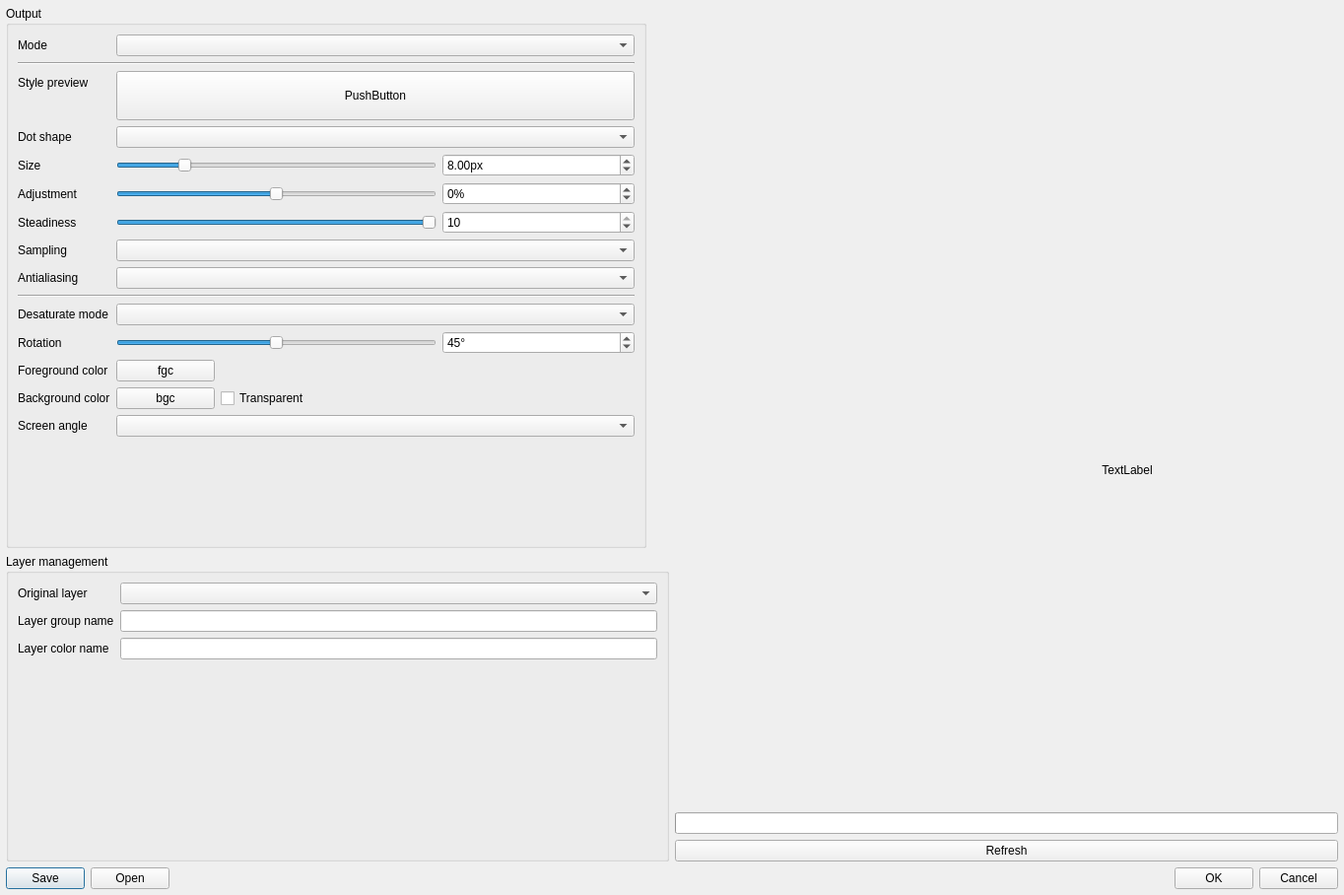
<?xml version="1.0" encoding="UTF-8"?>
<ui version="4.0">
 <class>Dialog</class>
 <widget class="QDialog" name="Dialog">
  <property name="geometry">
   <rect>
    <x>0</x>
    <y>0</y>
    <width>1364</width>
    <height>908</height>
   </rect>
  </property>
  <property name="minimumSize">
   <size>
    <width>1024</width>
    <height>600</height>
   </size>
  </property>
  <property name="windowTitle">
   <string>Newspaper</string>
  </property>
  <property name="modal">
   <bool>true</bool>
  </property>
  <layout class="QVBoxLayout">
   <property name="leftMargin">
    <number>6</number>
   </property>
   <property name="topMargin">
    <number>6</number>
   </property>
   <property name="rightMargin">
    <number>6</number>
   </property>
   <property name="bottomMargin">
    <number>6</number>
   </property>
   <item>
    <layout class="QVBoxLayout" name="verticalLayout">
     <item>
      <layout class="QHBoxLayout" name="horizontalLayout">
       <item>
        <layout class="QVBoxLayout" name="verticalLayout_options">
         <item>
          <widget class="QGroupBox" name="grpbOptionsOutput">
           <property name="sizePolicy">
            <sizepolicy hsizetype="Fixed" vsizetype="Preferred">
             <horstretch>0</horstretch>
             <verstretch>0</verstretch>
            </sizepolicy>
           </property>
           <property name="minimumSize">
            <size>
             <width>550</width>
             <height>550</height>
            </size>
           </property>
           <property name="maximumSize">
            <size>
             <width>650</width>
             <height>16777215</height>
            </size>
           </property>
           <property name="title">
            <string>Output</string>
           </property>
           <layout class="QFormLayout" name="formLayoutOutput">
            <property name="fieldGrowthPolicy">
             <enum>QFormLayout::AllNonFixedFieldsGrow</enum>
            </property>
            <item row="1" column="0">
             <widget class="QLabel" name="lblMode">
              <property name="text">
               <string>Mode</string>
              </property>
             </widget>
            </item>
            <item row="1" column="1">
             <widget class="QComboBox" name="cmbMode">
              <property name="frame">
               <bool>true</bool>
              </property>
             </widget>
            </item>
            <item row="2" column="0" colspan="2">
             <widget class="Line" name="line">
              <property name="orientation">
               <enum>Qt::Horizontal</enum>
              </property>
             </widget>
            </item>
            <item row="3" column="1">
             <widget class="QPushButton" name="btStylePreview">
              <property name="minimumSize">
               <size>
                <width>0</width>
                <height>50</height>
               </size>
              </property>
              <property name="maximumSize">
               <size>
                <width>16777215</width>
                <height>50</height>
               </size>
              </property>
              <property name="cursor">
               <cursorShape>PointingHandCursor</cursorShape>
              </property>
              <property name="text">
               <string>PushButton</string>
              </property>
             </widget>
            </item>
            <item row="3" column="0">
             <widget class="QLabel" name="label">
              <property name="text">
               <string>Style preview</string>
              </property>
             </widget>
            </item>
            <item row="4" column="0">
             <widget class="QLabel" name="lblDotStyle">
              <property name="text">
               <string>Dot shape</string>
              </property>
             </widget>
            </item>
            <item row="4" column="1">
             <widget class="QComboBox" name="cmbDotStyle"/>
            </item>
            <item row="5" column="0">
             <widget class="QLabel" name="lblSize">
              <property name="text">
               <string>Size</string>
              </property>
             </widget>
            </item>
            <item row="5" column="1">
             <layout class="QHBoxLayout" name="horizontalLayoutSize">
              <item>
               <widget class="QSlider" name="hsldSize">
                <property name="sizePolicy">
                 <sizepolicy hsizetype="Expanding" vsizetype="Fixed">
                  <horstretch>5</horstretch>
                  <verstretch>0</verstretch>
                 </sizepolicy>
                </property>
                <property name="minimum">
                 <number>250</number>
                </property>
                <property name="maximum">
                 <number>3000</number>
                </property>
                <property name="singleStep">
                 <number>100</number>
                </property>
                <property name="pageStep">
                 <number>500</number>
                </property>
                <property name="value">
                 <number>800</number>
                </property>
                <property name="orientation">
                 <enum>Qt::Horizontal</enum>
                </property>
                <property name="invertedAppearance">
                 <bool>false</bool>
                </property>
                <property name="tickPosition">
                 <enum>QSlider::NoTicks</enum>
                </property>
                <property name="tickInterval">
                 <number>5</number>
                </property>
               </widget>
              </item>
              <item>
               <widget class="QDoubleSpinBox" name="dspbxSize">
                <property name="sizePolicy">
                 <sizepolicy hsizetype="Expanding" vsizetype="Fixed">
                  <horstretch>3</horstretch>
                  <verstretch>0</verstretch>
                 </sizepolicy>
                </property>
                <property name="showGroupSeparator" stdset="0">
                 <bool>false</bool>
                </property>
                <property name="suffix">
                 <string>px</string>
                </property>
                <property name="minimum">
                 <double>2.500000000000000</double>
                </property>
                <property name="maximum">
                 <double>30.000000000000000</double>
                </property>
                <property name="singleStep">
                 <double>1.000000000000000</double>
                </property>
                <property name="value">
                 <double>8.000000000000000</double>
                </property>
               </widget>
              </item>
             </layout>
            </item>
            <item row="6" column="0">
             <widget class="QLabel" name="lblAdjustment">
              <property name="text">
               <string>Adjustment</string>
              </property>
             </widget>
            </item>
            <item row="6" column="1">
             <layout class="QHBoxLayout" name="horizontalLayoutRotation">
              <item>
               <widget class="QSlider" name="hsldAdjustment">
                <property name="sizePolicy">
                 <sizepolicy hsizetype="Expanding" vsizetype="Fixed">
                  <horstretch>5</horstretch>
                  <verstretch>0</verstretch>
                 </sizepolicy>
                </property>
                <property name="minimum">
                 <number>-50</number>
                </property>
                <property name="maximum">
                 <number>50</number>
                </property>
                <property name="pageStep">
                 <number>5</number>
                </property>
                <property name="value">
                 <number>0</number>
                </property>
                <property name="sliderPosition">
                 <number>0</number>
                </property>
                <property name="tracking">
                 <bool>true</bool>
                </property>
                <property name="orientation">
                 <enum>Qt::Horizontal</enum>
                </property>
                <property name="invertedAppearance">
                 <bool>false</bool>
                </property>
                <property name="invertedControls">
                 <bool>false</bool>
                </property>
                <property name="tickPosition">
                 <enum>QSlider::NoTicks</enum>
                </property>
                <property name="tickInterval">
                 <number>5</number>
                </property>
               </widget>
              </item>
              <item>
               <widget class="QSpinBox" name="spbxAdjustment">
                <property name="sizePolicy">
                 <sizepolicy hsizetype="Expanding" vsizetype="Fixed">
                  <horstretch>3</horstretch>
                  <verstretch>0</verstretch>
                 </sizepolicy>
                </property>
                <property name="suffix">
                 <string>%</string>
                </property>
                <property name="minimum">
                 <number>-50</number>
                </property>
                <property name="maximum">
                 <number>50</number>
                </property>
                <property name="value">
                 <number>0</number>
                </property>
               </widget>
              </item>
             </layout>
            </item>
            <item row="7" column="0">
             <widget class="QLabel" name="lblSteadiness">
              <property name="text">
               <string>Steadiness</string>
              </property>
             </widget>
            </item>
            <item row="7" column="1">
             <layout class="QHBoxLayout" name="horizontalLayoutAccuracy">
              <item>
               <widget class="QSlider" name="hsldSteadiness">
                <property name="sizePolicy">
                 <sizepolicy hsizetype="Expanding" vsizetype="Fixed">
                  <horstretch>5</horstretch>
                  <verstretch>0</verstretch>
                 </sizepolicy>
                </property>
                <property name="minimum">
                 <number>1</number>
                </property>
                <property name="maximum">
                 <number>10</number>
                </property>
                <property name="value">
                 <number>10</number>
                </property>
                <property name="orientation">
                 <enum>Qt::Horizontal</enum>
                </property>
                <property name="invertedControls">
                 <bool>false</bool>
                </property>
               </widget>
              </item>
              <item>
               <widget class="QSpinBox" name="spbxSteadiness">
                <property name="sizePolicy">
                 <sizepolicy hsizetype="Expanding" vsizetype="Fixed">
                  <horstretch>3</horstretch>
                  <verstretch>0</verstretch>
                 </sizepolicy>
                </property>
                <property name="buttonSymbols">
                 <enum>QAbstractSpinBox::UpDownArrows</enum>
                </property>
                <property name="showGroupSeparator" stdset="0">
                 <bool>false</bool>
                </property>
                <property name="suffix">
                 <string/>
                </property>
                <property name="prefix">
                 <string/>
                </property>
                <property name="minimum">
                 <number>1</number>
                </property>
                <property name="maximum">
                 <number>10</number>
                </property>
                <property name="value">
                 <number>10</number>
                </property>
               </widget>
              </item>
             </layout>
            </item>
            <item row="8" column="0">
             <widget class="QLabel" name="lblSampling">
              <property name="text">
               <string>Sampling</string>
              </property>
             </widget>
            </item>
            <item row="8" column="1">
             <widget class="QComboBox" name="cmbSampling">
              <property name="frame">
               <bool>true</bool>
              </property>
             </widget>
            </item>
            <item row="9" column="0">
             <widget class="QLabel" name="lblAntialiasing">
              <property name="text">
               <string>Antialiasing</string>
              </property>
             </widget>
            </item>
            <item row="9" column="1">
             <widget class="QComboBox" name="cmbAntialiasing"/>
            </item>
            <item row="10" column="0" colspan="2">
             <widget class="Line" name="line_2">
              <property name="orientation">
               <enum>Qt::Horizontal</enum>
              </property>
             </widget>
            </item>
            <item row="11" column="1">
             <widget class="QComboBox" name="cmbMonoDesaturateMode"/>
            </item>
            <item row="11" column="0">
             <widget class="QLabel" name="lblMonoDesaturateMode">
              <property name="text">
               <string>Desaturate mode</string>
              </property>
             </widget>
            </item>
            <item row="12" column="0">
             <widget class="QLabel" name="lblMonoRotation">
              <property name="text">
               <string>Rotation</string>
              </property>
             </widget>
            </item>
            <item row="12" column="1">
             <widget class="QFrame" name="wMonoRotation">
              <layout class="QHBoxLayout" name="hbltMonoRotation">
               <property name="leftMargin">
                <number>0</number>
               </property>
               <property name="topMargin">
                <number>0</number>
               </property>
               <property name="rightMargin">
                <number>0</number>
               </property>
               <property name="bottomMargin">
                <number>0</number>
               </property>
               <item>
                <widget class="QSlider" name="hsldMonoRotation">
                 <property name="sizePolicy">
                  <sizepolicy hsizetype="Expanding" vsizetype="Fixed">
                   <horstretch>5</horstretch>
                   <verstretch>0</verstretch>
                  </sizepolicy>
                 </property>
                 <property name="maximum">
                  <number>90</number>
                 </property>
                 <property name="pageStep">
                  <number>5</number>
                 </property>
                 <property name="value">
                  <number>45</number>
                 </property>
                 <property name="orientation">
                  <enum>Qt::Horizontal</enum>
                 </property>
                 <property name="tickPosition">
                  <enum>QSlider::NoTicks</enum>
                 </property>
                 <property name="tickInterval">
                  <number>5</number>
                 </property>
                </widget>
               </item>
               <item>
                <widget class="QSpinBox" name="spbxMonoRotation">
                 <property name="sizePolicy">
                  <sizepolicy hsizetype="Expanding" vsizetype="Fixed">
                   <horstretch>3</horstretch>
                   <verstretch>0</verstretch>
                  </sizepolicy>
                 </property>
                 <property name="suffix">
                  <string>°</string>
                 </property>
                 <property name="maximum">
                  <number>90</number>
                 </property>
                 <property name="value">
                  <number>45</number>
                 </property>
                </widget>
               </item>
              </layout>
             </widget>
            </item>
            <item row="13" column="0">
             <widget class="QLabel" name="lblMonoFgColor">
              <property name="text">
               <string>Foreground color</string>
              </property>
             </widget>
            </item>
            <item row="13" column="1">
             <widget class="QPushButton" name="btMonoFgColor">
              <property name="minimumSize">
               <size>
                <width>100</width>
                <height>0</height>
               </size>
              </property>
              <property name="maximumSize">
               <size>
                <width>100</width>
                <height>16777215</height>
               </size>
              </property>
              <property name="cursor">
               <cursorShape>PointingHandCursor</cursorShape>
              </property>
              <property name="mouseTracking">
               <bool>false</bool>
              </property>
              <property name="text">
               <string>fgc</string>
              </property>
             </widget>
            </item>
            <item row="14" column="0">
             <widget class="QLabel" name="lblMonoBgColor">
              <property name="text">
               <string>Background color</string>
              </property>
             </widget>
            </item>
            <item row="14" column="1">
             <widget class="QFrame" name="wMonoBgColor">
              <layout class="QHBoxLayout" name="hbltMonoBgColor">
               <property name="leftMargin">
                <number>0</number>
               </property>
               <property name="topMargin">
                <number>0</number>
               </property>
               <property name="rightMargin">
                <number>0</number>
               </property>
               <property name="bottomMargin">
                <number>0</number>
               </property>
               <item>
                <widget class="QPushButton" name="btMonoBgColor">
                 <property name="minimumSize">
                  <size>
                   <width>100</width>
                   <height>0</height>
                  </size>
                 </property>
                 <property name="maximumSize">
                  <size>
                   <width>100</width>
                   <height>16777215</height>
                  </size>
                 </property>
                 <property name="cursor">
                  <cursorShape>PointingHandCursor</cursorShape>
                 </property>
                 <property name="text">
                  <string>bgc</string>
                 </property>
                </widget>
               </item>
               <item>
                <widget class="QCheckBox" name="cbxMonoBgTransparent">
                 <property name="text">
                  <string>Transparent</string>
                 </property>
                </widget>
               </item>
              </layout>
             </widget>
            </item>
            <item row="15" column="1">
             <widget class="QComboBox" name="cmb4CScreenAngle"/>
            </item>
            <item row="15" column="0">
             <widget class="QLabel" name="lblScreenAngle">
              <property name="text">
               <string>Screen angle</string>
              </property>
             </widget>
            </item>
           </layout>
          </widget>
         </item>
         <item>
          <widget class="QGroupBox" name="grpbLayers">
           <property name="title">
            <string>Layer management</string>
           </property>
           <layout class="QFormLayout" name="formLayoutLayers">
            <item row="1" column="0">
             <widget class="QLabel" name="lblOriginalLayer">
              <property name="text">
               <string>Original layer</string>
              </property>
             </widget>
            </item>
            <item row="1" column="1">
             <widget class="QComboBox" name="cmbOriginalLayer">
              <property name="frame">
               <bool>true</bool>
              </property>
             </widget>
            </item>
            <item row="2" column="1">
             <widget class="QLineEdit" name="leNewLayerGroupName"/>
            </item>
            <item row="2" column="0">
             <widget class="QLabel" name="lblNewLayerGroupName">
              <property name="text">
               <string>Layer group name</string>
              </property>
             </widget>
            </item>
            <item row="3" column="1">
             <widget class="QLineEdit" name="leNewLayerColorName"/>
            </item>
            <item row="3" column="0">
             <widget class="QLabel" name="label_3">
              <property name="text">
               <string>Layer color name</string>
              </property>
             </widget>
            </item>
           </layout>
          </widget>
         </item>
        </layout>
       </item>
       <item>
        <layout class="QVBoxLayout" name="verticalLayout_preview" stretch="0,0,0">
         <property name="sizeConstraint">
          <enum>QLayout::SetDefaultConstraint</enum>
         </property>
         <item>
          <widget class="QScrollArea" name="scraPreview">
           <property name="frameShape">
            <enum>QFrame::NoFrame</enum>
           </property>
           <property name="frameShadow">
            <enum>QFrame::Plain</enum>
           </property>
           <property name="lineWidth">
            <number>4</number>
           </property>
           <property name="midLineWidth">
            <number>6</number>
           </property>
           <property name="verticalScrollBarPolicy">
            <enum>Qt::ScrollBarAsNeeded</enum>
           </property>
           <property name="horizontalScrollBarPolicy">
            <enum>Qt::ScrollBarAsNeeded</enum>
           </property>
           <property name="sizeAdjustPolicy">
            <enum>QAbstractScrollArea::AdjustIgnored</enum>
           </property>
           <property name="widgetResizable">
            <bool>false</bool>
           </property>
           <property name="alignment">
            <set>Qt::AlignCenter</set>
           </property>
           <widget class="QWidget" name="scraWidgetContentsPreview">
            <property name="geometry">
             <rect>
              <x>56</x>
              <y>40</y>
              <width>554</width>
              <height>670</height>
             </rect>
            </property>
            <widget class="QLabel" name="lblPreview">
             <property name="geometry">
              <rect>
               <x>0</x>
               <y>0</y>
               <width>800</width>
               <height>800</height>
              </rect>
             </property>
             <property name="text">
              <string>TextLabel</string>
             </property>
             <property name="alignment">
              <set>Qt::AlignCenter</set>
             </property>
            </widget>
           </widget>
          </widget>
         </item>
         <item>
          <widget class="QProgressBar" name="pbProgress">
           <property name="sizePolicy">
            <sizepolicy hsizetype="Expanding" vsizetype="Fixed">
             <horstretch>0</horstretch>
             <verstretch>0</verstretch>
            </sizepolicy>
           </property>
           <property name="maximumSize">
            <size>
             <width>16777215</width>
             <height>16777215</height>
            </size>
           </property>
           <property name="value">
            <number>0</number>
           </property>
           <property name="textVisible">
            <bool>false</bool>
           </property>
          </widget>
         </item>
         <item>
          <widget class="QPushButton" name="btRefresh">
           <property name="text">
            <string>Refresh</string>
           </property>
          </widget>
         </item>
        </layout>
       </item>
      </layout>
     </item>
     <item>
      <widget class="QWidget" name="widget" native="true">
       <property name="minimumSize">
        <size>
         <width>0</width>
         <height>0</height>
        </size>
       </property>
       <layout class="QHBoxLayout" name="horizontalLayout_2">
        <property name="spacing">
         <number>0</number>
        </property>
        <property name="leftMargin">
         <number>0</number>
        </property>
        <property name="topMargin">
         <number>0</number>
        </property>
        <property name="rightMargin">
         <number>0</number>
        </property>
        <property name="bottomMargin">
         <number>0</number>
        </property>
        <item>
         <widget class="QDialogButtonBox" name="dbbxOpenSave">
          <property name="sizePolicy">
           <sizepolicy hsizetype="Maximum" vsizetype="Fixed">
            <horstretch>0</horstretch>
            <verstretch>0</verstretch>
           </sizepolicy>
          </property>
          <property name="standardButtons">
           <set>QDialogButtonBox::Open|QDialogButtonBox::Save</set>
          </property>
         </widget>
        </item>
        <item>
         <widget class="QDialogButtonBox" name="dbbxOkCancel">
          <property name="sizePolicy">
           <sizepolicy hsizetype="MinimumExpanding" vsizetype="Fixed">
            <horstretch>0</horstretch>
            <verstretch>0</verstretch>
           </sizepolicy>
          </property>
          <property name="orientation">
           <enum>Qt::Horizontal</enum>
          </property>
          <property name="standardButtons">
           <set>QDialogButtonBox::Cancel|QDialogButtonBox::Ok</set>
          </property>
          <property name="centerButtons">
           <bool>false</bool>
          </property>
         </widget>
        </item>
       </layout>
      </widget>
     </item>
    </layout>
   </item>
  </layout>
 </widget>
 <resources/>
 <connections>
  <connection>
   <sender>hsldAdjustment</sender>
   <signal>valueChanged(int)</signal>
   <receiver>spbxAdjustment</receiver>
   <slot>setValue(int)</slot>
   <hints>
    <hint type="sourcelabel">
     <x>376</x>
     <y>249</y>
    </hint>
    <hint type="destinationlabel">
     <x>499</x>
     <y>253</y>
    </hint>
   </hints>
  </connection>
  <connection>
   <sender>hsldMonoRotation</sender>
   <signal>valueChanged(int)</signal>
   <receiver>spbxMonoRotation</receiver>
   <slot>setValue(int)</slot>
   <hints>
    <hint type="sourcelabel">
     <x>376</x>
     <y>403</y>
    </hint>
    <hint type="destinationlabel">
     <x>499</x>
     <y>407</y>
    </hint>
   </hints>
  </connection>
  <connection>
   <sender>spbxMonoRotation</sender>
   <signal>valueChanged(int)</signal>
   <receiver>hsldMonoRotation</receiver>
   <slot>setValue(int)</slot>
   <hints>
    <hint type="sourcelabel">
     <x>499</x>
     <y>407</y>
    </hint>
    <hint type="destinationlabel">
     <x>376</x>
     <y>403</y>
    </hint>
   </hints>
  </connection>
  <connection>
   <sender>hsldSteadiness</sender>
   <signal>valueChanged(int)</signal>
   <receiver>spbxSteadiness</receiver>
   <slot>setValue(int)</slot>
   <hints>
    <hint type="sourcelabel">
     <x>376</x>
     <y>287</y>
    </hint>
    <hint type="destinationlabel">
     <x>499</x>
     <y>291</y>
    </hint>
   </hints>
  </connection>
  <connection>
   <sender>spbxSteadiness</sender>
   <signal>valueChanged(int)</signal>
   <receiver>hsldSteadiness</receiver>
   <slot>setValue(int)</slot>
   <hints>
    <hint type="sourcelabel">
     <x>499</x>
     <y>291</y>
    </hint>
    <hint type="destinationlabel">
     <x>376</x>
     <y>287</y>
    </hint>
   </hints>
  </connection>
  <connection>
   <sender>spbxAdjustment</sender>
   <signal>valueChanged(int)</signal>
   <receiver>hsldAdjustment</receiver>
   <slot>setValue(int)</slot>
   <hints>
    <hint type="sourcelabel">
     <x>443</x>
     <y>239</y>
    </hint>
    <hint type="destinationlabel">
     <x>204</x>
     <y>241</y>
    </hint>
   </hints>
  </connection>
 </connections>
</ui>
